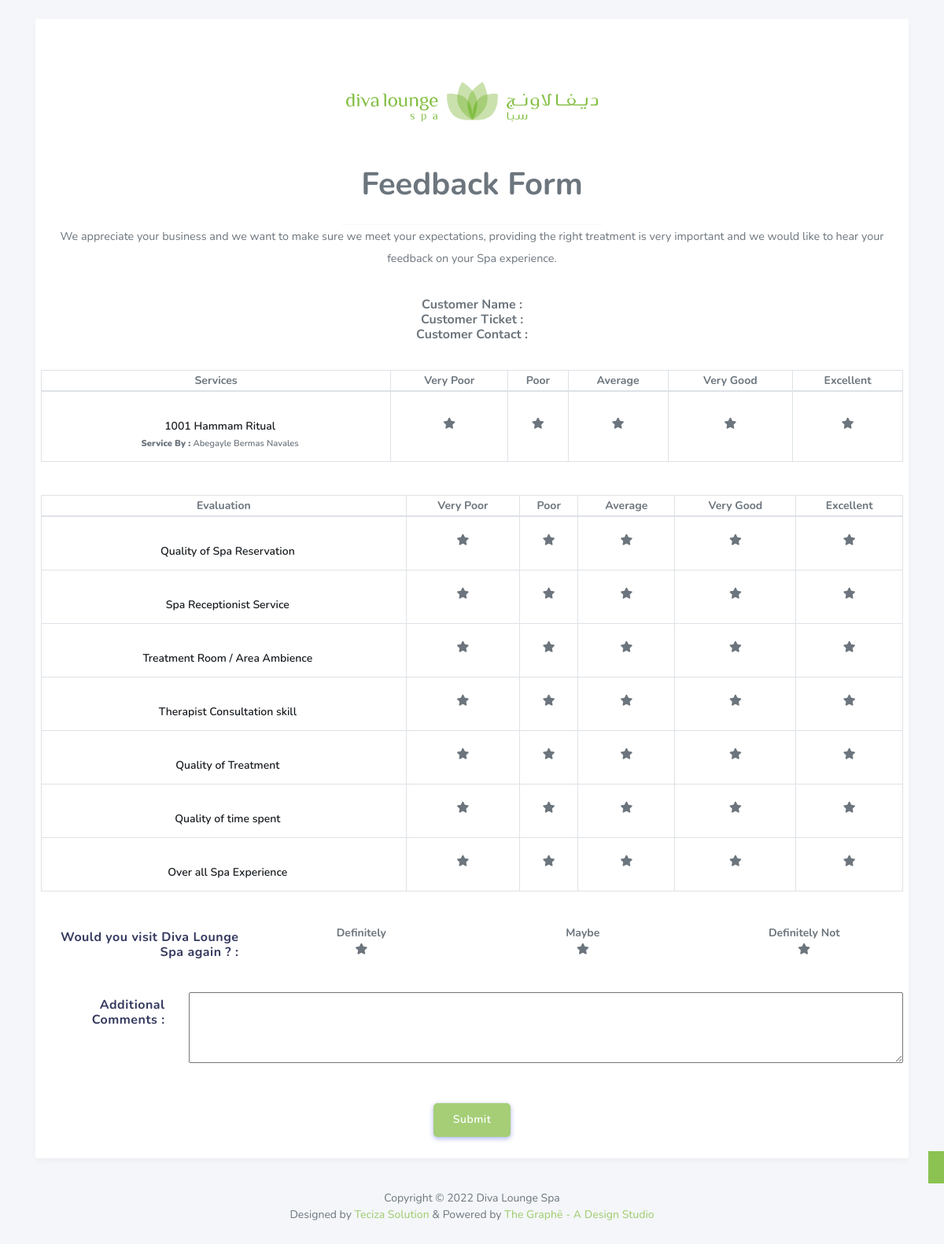
Page /branch/feedback_form.php?cust=zofbfMA on the committed database.
### tables this page shows
CREATE TABLE `review_form` (
  `re_id` int(11) NOT NULL,
  `c_code` varchar(10) NOT NULL COMMENT 'customer code',
  `l_id` int(11) NOT NULL COMMENT 'branch id',
  `s_id` int(11) NOT NULL COMMENT 'category id',
  `se_id` int(11) NOT NULL COMMENT 'service id',
  `st_id` int(11) NOT NULL COMMENT 'staff id',
  `rating` int(11) NOT NULL DEFAULT 0
);

CREATE TABLE `services` (
  `se_id` int(11) NOT NULL,
  `s_id` int(11) NOT NULL,
  `se_name` varchar(200) NOT NULL
);

CREATE TABLE `staffs` (
  `st_id` int(11) NOT NULL,
  `l_id` int(11) NOT NULL,
  `st_name` varchar(200) NOT NULL
);

### branch/feedback_form.php (the view, shortened to what the rows shown need)
<?php
    include('../dbcon.php');
    $cust_code = $_GET['cust'];
?>
<!DOCTYPE html>
<html lang="en">
    <head>
        <link rel="stylesheet" href="https://stackpath.bootstrapcdn.com/bootstrap/4.3.1/css/bootstrap.min.css">
        <link rel="stylesheet" href="https://use.fontawesome.com/releases/v5.7.2/css/all.css">
        <link rel="stylesheet" href="../assets/css/style.css">
        <link rel="stylesheet" href="../assets/css/components.css">
        <link rel="stylesheet" href="../assets/css/google.css">
    </head>
    <body>
        <div id="app">
            <section class="section">
                <div class="container mt-4">
                    <div class="row">
                        <div class="col-12">
                            <div class="card">
                                <div class="card-header text-center" style="width: unset !important">
                                    <h1 class="card-title">Feedback Form</h1>
                                </div>
                                <div class="card-body" style="padding: 0.5em">
                                    <form class="feedback">
                                        <table class="col-sm-12 table-bordered table-condensed cf">
                                            <thead>
                                                <th>Services</th>
                                                <th>Very Poor</th>
                                                <th>Poor</th>
                                                <th>Average</th>
                                                <th>Very Good</th>
                                                <th>Excellent</th>
                                            </thead>
                                            <tbody>
                                                <?php
                                                    $data = "select * from review_form where c_code = '$cust_code'";
                                                    $get_data = mysqli_query($link, $data);
                                                    while($row_data = mysqli_fetch_array($get_data, MYSQLI_ASSOC))
                                                    {
                                                        $services[] = $row_data;
                                                    }
                                                    foreach($services as $service)
                                                    {
                                                        $se = "select * from services where se_id = '".$service['se_id']."'";
                                                        $get_se = mysqli_query($link, $se);
                                                        $row_se = mysqli_fetch_array($get_se, MYSQLI_ASSOC);
                                                        $st = "select * from staffs where st_id = '".$service['st_id']."'";
                                                        $get_st = mysqli_query($link, $st);
                                                        $row_st = mysqli_fetch_array($get_st, MYSQLI_ASSOC);
                                                ?>
                                                <tr>
                                                    <td style="padding-left: 1% !important">
                                                        <div class="section-title" style="font-size: 0.9em;">
                                                            <?php echo $row_se['se_name']; ?>
                                                            <br>
                                                            <span style="font-size: 0.8em; color: #6c757d;"><b>Service By : </b><?php echo $row_st['st_name']; ?></span>
                                                        </div>
                                                    </td>
                                                    <td data-column="Very Poor">
                                                        <label class="selectgroup-item">
                                                            <span class="selectgroup-button selectgroup-button-icon"><i class="fas fa-star"></i></span>
                                                        </label>
                                                    </td>
                                                    <td data-column="Poor">
                                                        <label class="selectgroup-item">
                                                            <span class="selectgroup-button selectgroup-button-icon"><i class="fas fa-star"></i></span>
                                                        </label>
                                                    </td>
                                                    <td data-column="Average">
                                                        <label class="selectgroup-item">
                                                            <span class="selectgroup-button selectgroup-button-icon"><i class="fas fa-star"></i></span>
                                                        </label>
                                                    </td>
                                                    <td data-column="Very Good">
                                                        <label class="selectgroup-item">
                                                            <span class="selectgroup-button selectgroup-button-icon"><i class="fas fa-star"></i></span>
                                                        </label>
                                                    </td>
                                                    <td data-column="Excellent">
                                                        <label class="selectgroup-item">
                                                            <span class="selectgroup-button selectgroup-button-icon"><i class="fas fa-star"></i></span>
                                                        </label>
                                                    </td>
                                                </tr>
                                                <?php
                                                    }
                                                ?>
                                            </tbody>
                                        </table>
                                        <br><br>
                                        <table class="col-sm-12 table-bordered table-condensed cf">
                                            <thead>
                                                <th scope="col">Evaluation</th>
                                                <th scope="col">Very Poor</th>
                                                <th scope="col">Poor</th>
                                                <th scope="col">Average</th>
                                                <th scope="col">Very Good</th>
                                                <th scope="col">Excellent</th>
                                            </thead>
                                        </table>
                                        <br><br>
                                    </form>
                                </div>
                            </div>
                        </div>
                    </div>
                </div>
            </section>
        </div>
    </body>
</html>

### rows in the picture
review_form: se.se_name "1001 Hammam Ritual", st.st_name "Abegayle Bermas Navales"
